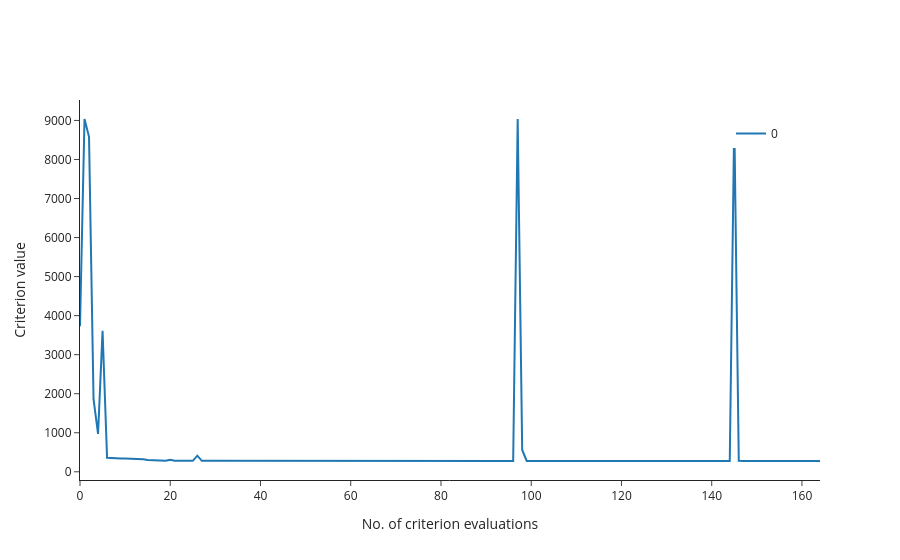

The cell this chart's notebook holds for it:
### Code cell
fig = om.criterion_plot(res_rd)
fig

### Figure 1 — Plotly figure (JSON) as saved in the notebook; plotly's stock layout.template omitted (floating-point values rounded to 4 significant figures; data arrays with more than 128 entries replaced by an {"elided": "..."} marker saying what was removed)
{"data": [{"legendgroup": "0", "line": {"color": "#1F77B4"}, "mode": "lines", "name": "0", "showlegend": true, "type": "scatter", "x": {"elided": "165 int values"}, "y": {"elided": "165 float values"}}], "layout": {"legend": {"x": 0.95, "xanchor": "right", "y": 0.95, "yanchor": "top"}, "margin": {}, "title": {}, "xaxis": {"title": {"text": "No. of criterion evaluations"}}, "yaxis": {"title": {"text": "Criterion value"}}}}
